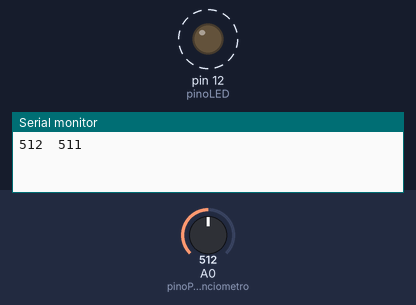
The sketch below on a simulated Arduino Uno, built with avr-gcc and run on an emulated ATmega328P. Parts: output pins drawn as LEDs (lit = HIGH), the last lines printed to the serial monitor. Dashed ring = blinking. Inputs (shaded band) come from the test bench; at power-on: A0 (pinoPotenciometro) = 512.

Above: at 1.8 s.
1.9 s: A0 (pinoPotenciometro) set to 0
At 2.8 s:
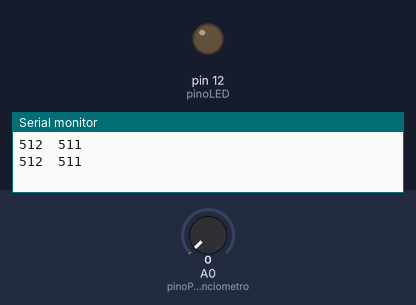
3.4 s: A0 (pinoPotenciometro) set to 122
At 4.8 s:
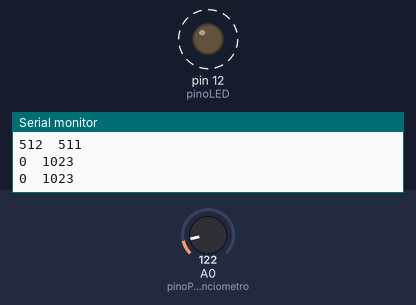
Timing chart, 0 to 13.5 s (numbered marks = the images above; inputs shaded):
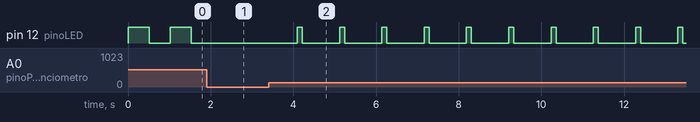

Measured:
- after the input at 1.9 s, pin 12 (pinoLED): stays LOW (without the input it goes to HIGH after 0.15 s)
- after the input at 3.4 s, pin 12 (pinoLED): alternates HIGH for 0.12 s and LOW for 0.90 s, starting after 0.69 s
- by itself, pin 12 (pinoLED): alternates HIGH for 0.51 s and LOW for 0.51 s

The sketch:

dimmer.ino
```cpp
/*******************************************************************************
* RoboCore Kit Iniciante V8 - 16. - Pisca-Pisca
* Usar um potenciômetro para controlar o período com que um LED pisca.
*******************************************************************************/

const int pinoPotenciometro = A0;
const int pinoLED = 12;
const int periodo = 1023;
int tempo_ligado, tempo_desligado;

void setup() {
  pinMode(pinoPotenciometro, INPUT);
  pinMode(pinoLED, OUTPUT);
  Serial.begin(9600);
}

void loop() {
  tempo_ligado = analogRead(pinoPotenciometro); // lê o valor de tensão no pino do potenciometro
  tempo_desligado = periodo - tempo_ligado; // atribui a variavel tempo_desligado, quanto tempo o LED deverá permanecer desligado

  digitalWrite(pinoLED, HIGH); // aciona o LED
  delay(tempo_ligado);
  digitalWrite(pinoLED, LOW); // apaga o LED
  delay(tempo_desligado);
  Serial.print(tempo_ligado);
  Serial.print("\t");
  Serial.println(tempo_desligado);
}
```
